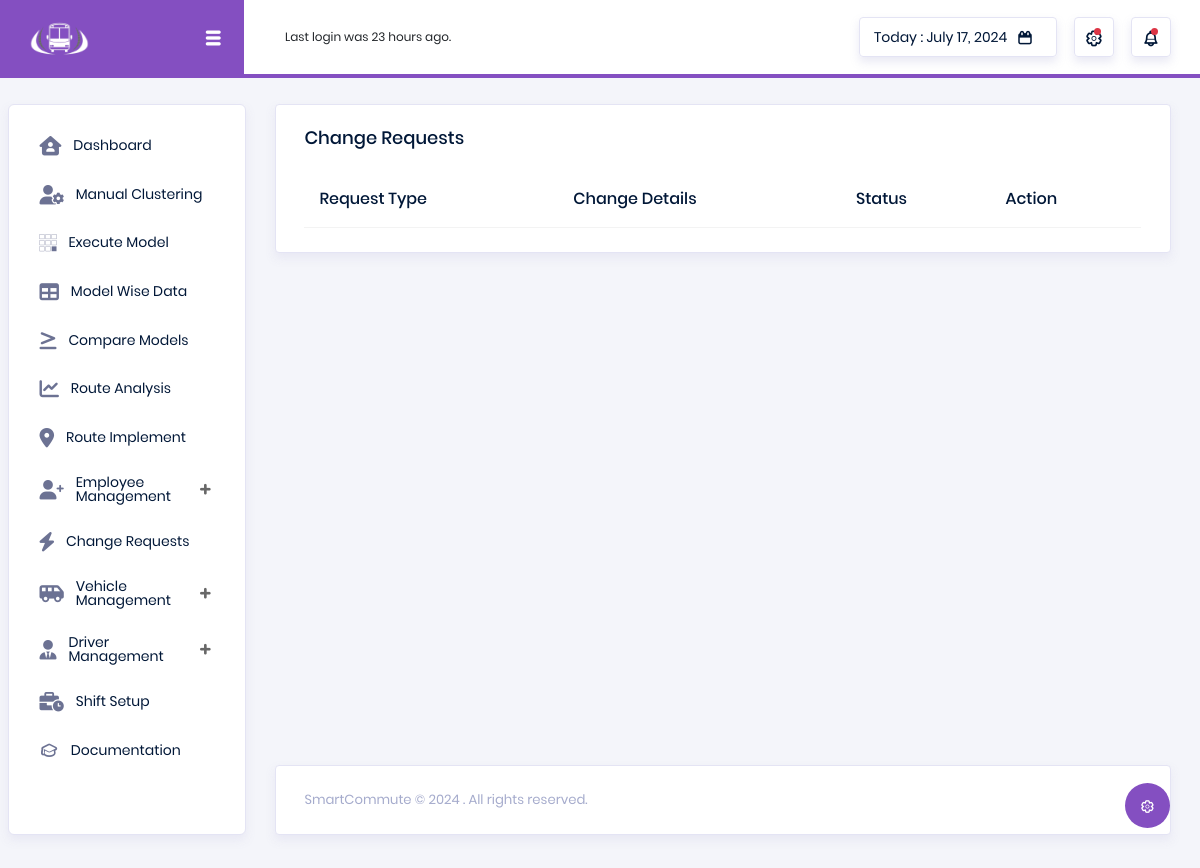
The page /users/change_request_list_admin/ on the database as committed earlier.
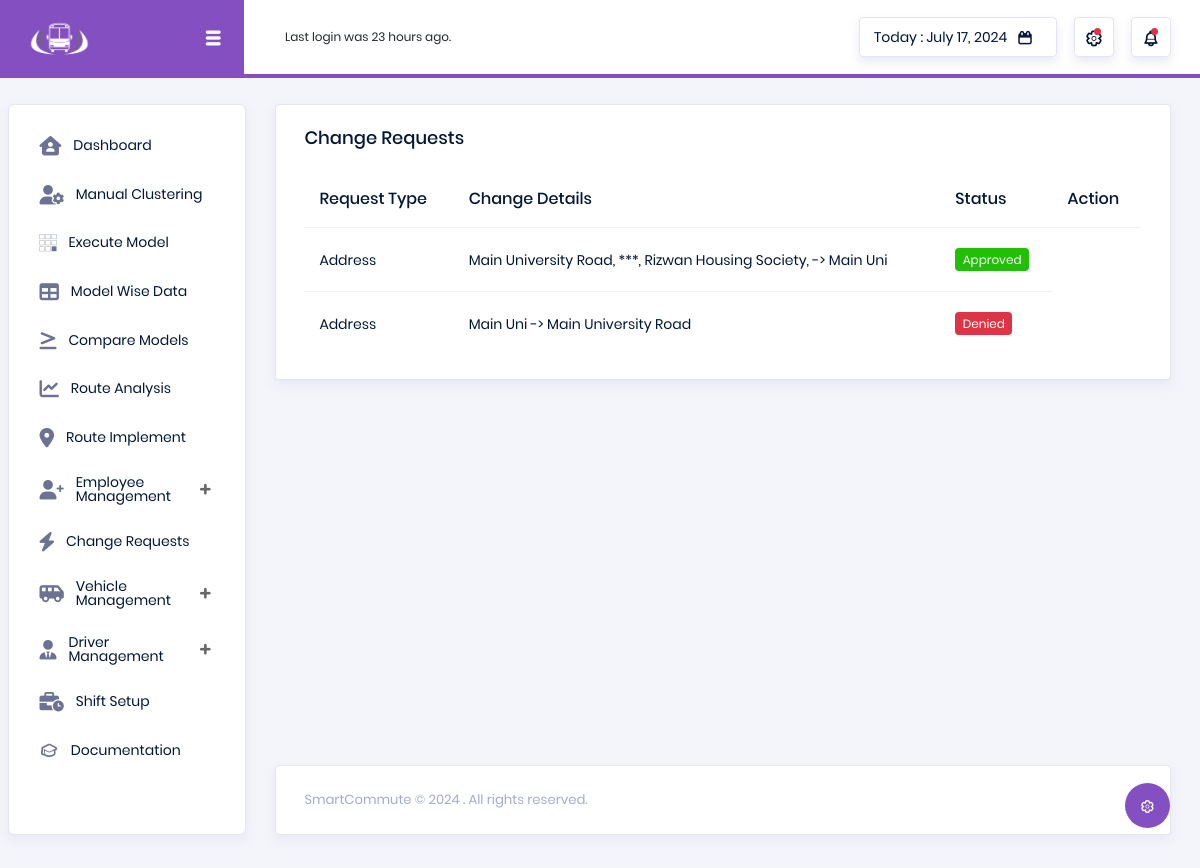
The same page on the database as committed later.
### users/models.py (models this page shows, shortened)
class ChangeRequest(models.Model):
    REQUEST_TYPE_CHOICES = [
        ('address', 'Address'),
    ]
    STATUS_CHOICES = [
        ('pending', 'Pending'),
        ('approved', 'Approved'),
        ('denied', 'Denied'),
    ]
    employee = models.ForeignKey(Employee, on_delete=models.CASCADE)
    request_type = models.CharField(max_length=20, choices=REQUEST_TYPE_CHOICES)
    old_value = models.CharField(max_length=255)
    new_value = models.CharField(max_length=255)
    reason = models.TextField()
    status = models.CharField(max_length=20, choices=STATUS_CHOICES, default='pending')
    created_at = models.DateTimeField(auto_now_add=True)
    updated_at = models.DateTimeField(auto_now=True)

### users/views.py (the view, shortened to what this page needs)
# urls.py: path('change_request_list_admin/', change_request_list_admin, name='change_request_list_admin'),
def change_request_list_admin(request):
    change_requests = ChangeRequest.objects.all()
    return render(request, 'users/change_request_list_admin.html',
                  {'change_requests': change_requests, 'current_date': current_date.date, })

### users/context_processors.py (called while the page is built)
def pending_requests_count(request):
    pending_count = ChangeRequest.objects.filter(status='pending').count()
    if pending_count == 0:
        pending_count = None
    return {'pending_count': pending_count}

### users/templates/users/change_request_list_admin.html (shortened to what this page needs)
{% extends "users/dashboard.html" %}
{% load static %}
{% block content %}
<div class="content-wrapper">
 <div class="row">
         <div class="col-12 grid-margin">
              <form action="{% url 'change_request_list_admin' %}" class="forms-sample" method="POST">
              <div class="card">
                <div class="card-body">
                  <h2 class="card-title">Change Requests</h2>
                  <div class="table-responsive">
                    <table class="table">
                      <thead>
                        <tr>
                          <th>Request Type</th>
                          <th>Change Details</th>
                          <th>Status</th>
                          <th>Action</th>
                        </tr>
                      </thead>
                      <tbody>
                        {% for request in change_requests %}
                        <tr>
                          <td>{{ request.get_request_type_display }}</td>
                          <td>{{ request.old_value }} -> {{ request.new_value }}</td>
                          <td><label {% if request.status == 'pending' %} class="badge badge-warning" {%elif request.status == 'denied' %} class="badge badge-danger" {%else%} class="badge badge-success" {%endif%}>{{ request.get_status_display }}</label></td>
                        </tr>
                        {% endfor %}
                      </tbody>
                    </table>
                  </div>
                </div>
              </div>
             </form>
         </div>
 </div>
</div>
{% endblock %}

Rows that differ between the two databases and show on the page:
added ChangeRequest: request_type "Address", old_value "Main University Road, ***, Rizwan Housing Society,", new_value "Main Uni", status "Approved"
added ChangeRequest: request_type "Address", old_value "Main Uni", new_value "Main University Road", status "Denied"
